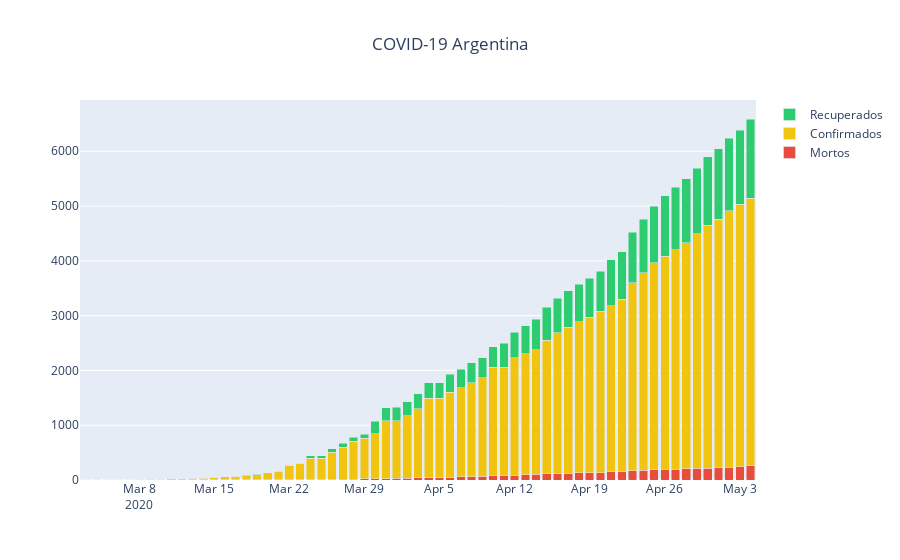

Notebook code cell kept with this figure:
### Markdown cell above
Comentários: o gráfico deixa claro que o Brasil está em uma situação bem mais complicada que a Argentina em relação ao COVID19. A Curva de casos confirmados no Brasil tem um aspecto de curva exponencial indicando que a incidência do corona vírus na população é alto e com tendência de crescimento mais intenso, diferentemente do que ocorre com a Argentina.

### Code cell
# Stacked Bar
# Criando o gráfico:
trace1 = go.Bar(x = final['data'],
                y = final['mortos'],
                name = 'Mortos',
                marker = {'color':'#e74c3c'})
trace2 = go.Bar(x = final['data'],
                y = final['confirmados'],
                name = 'Confirmados',
                marker = {'color':'#f1c40f'})
trace3 = go.Bar(x = final['data'],
                y = final['recuperados'],
                name = 'Recuperados',
                marker = {'color':'#2ecc71'})   

# Armazenando o gráfico em uma lista:
data = [trace1, trace2, trace3]

# Criando o Layout:
layout = go.Layout(title='COVID-19 Argentina',
                   title_x=0.5,
                   yaxis={'title':''},
                   xaxis={'title':''},
                   barmode = 'stack')

# Criando figura que será exibida:
fig = go.Figure(data=data, layout=layout)

# Exibindo figura / gráfico:
py.iplot(fig)
